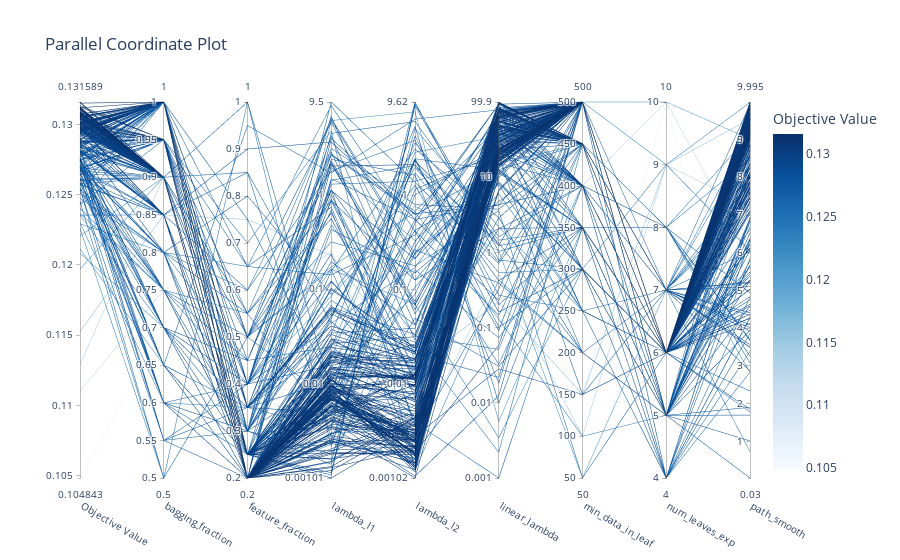

The notebook cell this image was saved under:
### Code cell
plot_parallel_coordinate(study)

### Figure 1 — Plotly figure (JSON) as saved in the notebook; plotly's stock layout.template omitted (floating-point values rounded to 4 significant figures; data arrays with more than 128 entries replaced by an {"elided": "..."} marker saying what was removed)
{"data": [{"dimensions": [{"label": "Objective Value", "range": [0.1048, 0.1316], "values": {"elided": "255 float values"}}, {"label": "bagging_fraction", "range": [0.5, 1], "values": {"elided": "255 float values"}}, {"label": "feature_fraction", "range": [0.2, 1], "values": {"elided": "255 float values"}}, {"label": "lambda_l1", "range": [-2.995, 0.9777], "ticktext": ["0.00101", "0.01", "0.1", "1", "9.5"], "tickvals": [-2.995, -2, -1, 0, 0.9777], "values": {"elided": "255 float values"}}, {"label": "lambda_l2", "range": [-2.992, 0.9832], "ticktext": ["0.00102", "0.01", "0.1", "1", "9.62"], "tickvals": [-2.992, -2, -1, 0, 0.9832], "values": {"elided": "255 float values"}}, {"label": "linear_lambda", "range": [-2.999, 1.999], "ticktext": ["0.001", "0.01", "0.1", "1", "10", "99.9"], "tickvals": [-2.999, -2, -1, 0, 1, 1.999], "values": {"elided": "255 float values"}}, {"label": "min_data_in_leaf", "range": [50, 500], "values": {"elided": "255 int values"}}, {"label": "num_leaves_exp", "range": [4, 10], "values": {"elided": "255 int values"}}, {"label": "path_smooth", "range": [0.03029, 9.995], "values": {"elided": "255 float values"}}], "labelangle": 30, "labelside": "bottom", "line": {"color": {"elided": "255 float values"}, "colorbar": {"title": {"text": "Objective Value"}}, "colorscale": [[0, "rgb(247,251,255)"], [0.125, "rgb(222,235,247)"], [0.25, "rgb(198,219,239)"], [0.375, "rgb(158,202,225)"], [0.5, "rgb(107,174,214)"], [0.625, "rgb(66,146,198)"], [0.75, "rgb(33,113,181)"], [0.875, "rgb(8,81,156)"], [1, "rgb(8,48,107)"]], "reversescale": false, "showscale": true}, "type": "parcoords"}], "layout": {"autosize": true, "title": {"text": "Parallel Coordinate Plot"}}}
